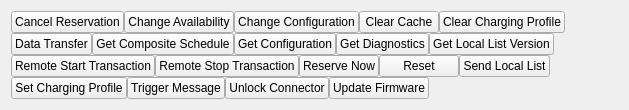
        <widget class="QWidget" name="widget_buttons" native="true">
         <layout class="QGridLayout" name="gridLayout_21">
          <item row="0" column="0">
           <layout class="QVBoxLayout" name="verticalLayout_3">
            <property name="spacing">
             <number>0</number>
            </property>
            <item>
             <layout class="QVBoxLayout" name="verticalLayout">
              <property name="spacing">
               <number>0</number>
              </property>
              <item>
               <layout class="QHBoxLayout" name="horizontalLayout_4">
                <property name="spacing">
                 <number>0</number>
                </property>
                <item>
                 <widget class="QPushButton" name="pushButton_Cancel_Reservation">
                  <property name="text">
                   <string>Cancel Reservation</string>
                  </property>
                 </widget>
                </item>
                <item>
                 <widget class="QPushButton" name="pushButton_Change_Availability">
                  <property name="text">
                   <string>Change Availability</string>
                  </property>
                 </widget>
                </item>
                <item>
                 <widget class="QPushButton" name="pushButton_Change_Configuration">
                  <property name="text">
                   <string>Change Configuration</string>
                  </property>
                 </widget>
                </item>
                <item>
                 <widget class="QPushButton" name="pushButton_Clear_Cache">
                  <property name="text">
                   <string>Clear Cache</string>
                  </property>
                 </widget>
                </item>
                <item>
                 <widget class="QPushButton" name="pushButton_Clear_Charging_Profile">
                  <property name="text">
                   <string>Clear Charging Profile</string>
                  </property>
                 </widget>
                </item>
                <item>
                 <spacer name="horizontalSpacer_4">
                  <property name="orientation">
                   <enum>Qt::Horizontal</enum>
                  </property>
                  <property name="sizeHint" stdset="0">
                   <size>
                    <width>48</width>
                    <height>20</height>
                   </size>
                  </property>
                 </spacer>
                </item>
               </layout>
              </item>
              <item>
               <layout class="QHBoxLayout" name="horizontalLayout_3">
                <property name="spacing">
                 <number>0</number>
                </property>
                <item>
                 <widget class="QPushButton" name="pushButton_DataTransfer">
                  <property name="text">
                   <string>Data Transfer</string>
                  </property>
                 </widget>
                </item>
                <item>
                 <widget class="QPushButton" name="pushButton_Get_Composite_Schedule">
                  <property name="text">
                   <string>Get Composite Schedule</string>
                  </property>
                 </widget>
                </item>
                <item>
                 <widget class="QPushButton" name="pushButton_Get_Configuration">
                  <property name="text">
                   <string>Get Configuration</string>
                  </property>
                 </widget>
                </item>
                <item>
                 <widget class="QPushButton" name="pushButton_Get_Diagnostics">
                  <property name="text">
                   <string>Get Diagnostics</string>
                  </property>
                 </widget>
                </item>
                <item>
                 <widget class="QPushButton" name="pushButton_Get_Local_List_Version">
                  <property name="text">
                   <string>Get Local List Version</string>
                  </property>
                 </widget>
                </item>
                <item>
                 <spacer name="horizontalSpacer_3">
                  <property name="orientation">
                   <enum>Qt::Horizontal</enum>
                  </property>
                  <property name="sizeHint" stdset="0">
                   <size>
                    <width>58</width>
                    <height>20</height>
                   </size>
                  </property>
                 </spacer>
                </item>
               </layout>
              </item>
             </layout>
            </item>
            <item>
             <layout class="QVBoxLayout" name="verticalLayout_2">
              <property name="spacing">
               <number>0</number>
              </property>
              <item>
               <layout class="QHBoxLayout" name="horizontalLayout_2">
                <property name="spacing">
                 <number>0</number>
                </property>
                <item>
                 <widget class="QPushButton" name="pushButton_Remote_Start_Transaction">
                  <property name="text">
                   <string>Remote Start Transaction</string>
                  </property>
                 </widget>
                </item>
                <item>
                 <widget class="QPushButton" name="pushButton_Remote_Stop_Transaction">
                  <property name="text">
                   <string>Remote Stop Transaction</string>
                  </property>
                 </widget>
                </item>
                <item>
                 <widget class="QPushButton" name="pushButton_Reserve_Now">
                  <property name="text">
                   <string>Reserve Now</string>
                  </property>
                 </widget>
                </item>
                <item>
                 <widget class="QPushButton" name="pushButton_Reset">
                  <property name="text">
                   <string>Reset</string>
                  </property>
                 </widget>
                </item>
                <item>
                 <widget class="QPushButton" name="pushButton_Send_Local_List">
                  <property name="text">
                   <string>Send Local List</string>
                  </property>
                 </widget>
                </item>
                <item>
                 <spacer name="horizontalSpacer_2">
                  <property name="orientation">
                   <enum>Qt::Horizontal</enum>
                  </property>
                  <property name="sizeHint" stdset="0">
                   <size>
                    <width>68</width>
                    <height>20</height>
                   </size>
                  </property>
                 </spacer>
                </item>
               </layout>
              </item>
              <item>
               <layout class="QHBoxLayout" name="horizontalLayout">
                <property name="spacing">
                 <number>0</number>
                </property>
                <item>
                 <widget class="QPushButton" name="pushButton_Set_Charging_Profile">
                  <property name="text">
                   <string>Set Charging Profile</string>
                  </property>
                 </widget>
                </item>
                <item>
                 <widget class="QPushButton" name="pushButton_Trigger_Message">
                  <property name="text">
                   <string>Trigger Message</string>
                  </property>
                 </widget>
                </item>
                <item>
                 <widget class="QPushButton" name="pushButton_Unlock_Connector">
                  <property name="text">
                   <string>Unlock Connector</string>
                  </property>
                 </widget>
                </item>
                <item>
                 <widget class="QPushButton" name="pushButton_Update_Firmware">
                  <property name="text">
                   <string>Update Firmware</string>
                  </property>
                 </widget>
                </item>
                <item>
                 <spacer name="horizontalSpacer">
                  <property name="orientation">
                   <enum>Qt::Horizontal</enum>
                  </property>
                  <property name="sizeHint" stdset="0">
                   <size>
                    <width>188</width>
                    <height>20</height>
                   </size>
                  </property>
                 </spacer>
                </item>
               </layout>
              </item>
             </layout>
            </item>
           </layout>
          </item>
         </layout>
        </widget>
